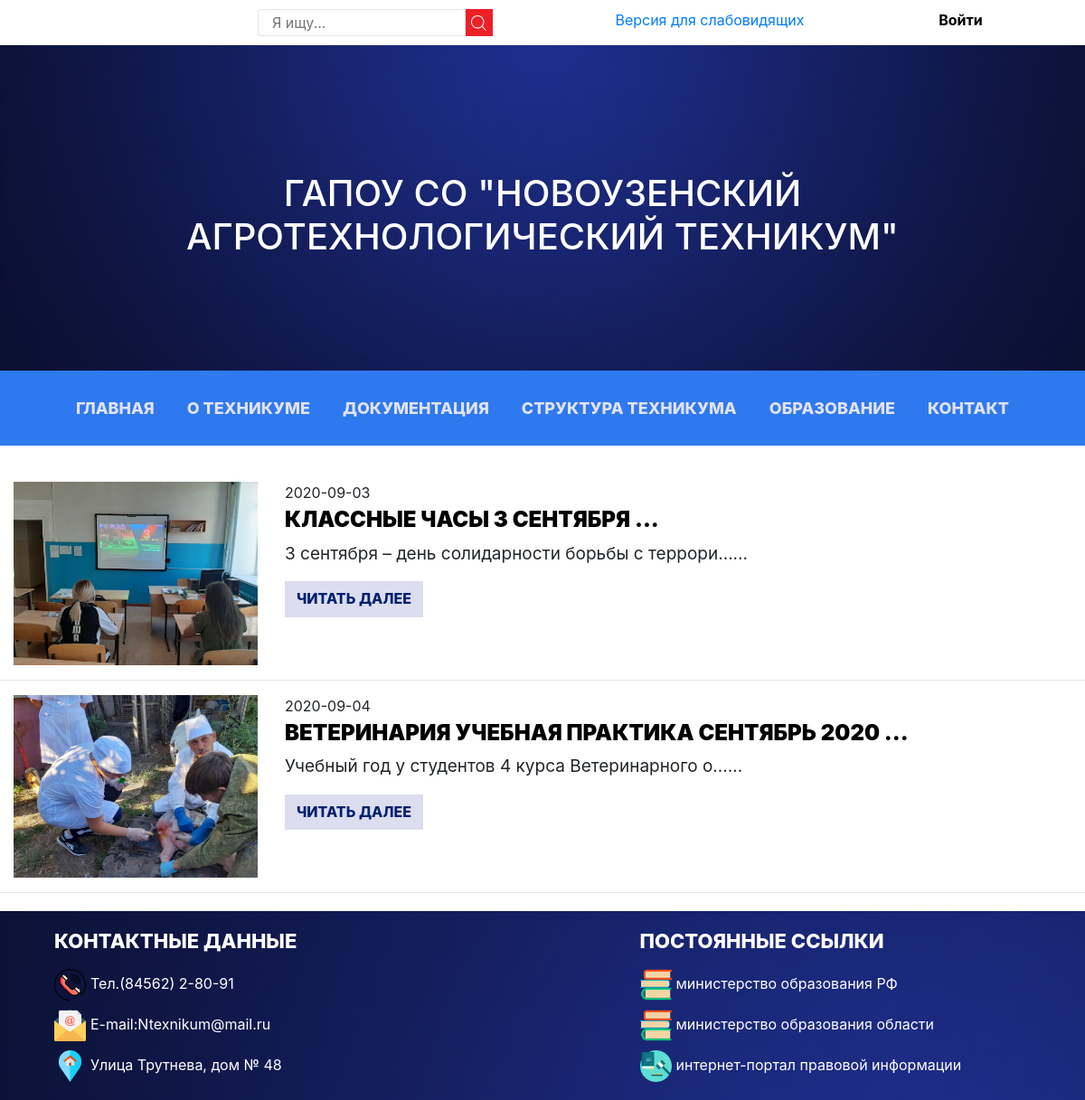
/parts/allnews.php, run on the app's committed database.
### tables this page shows
CREATE TABLE `blog` (
  `id` int(11) NOT NULL,
  `title` varchar(50) NOT NULL,
  `imge` text NOT NULL,
  `imge2` text NOT NULL,
  `imge3` text NOT NULL,
  `introtext` varchar(244) NOT NULL,
  `fulltext` text NOT NULL,
  `datetime` date NOT NULL
);

### parts/allnews.php (the view)
<?php
require_once 'header.php';
?>
      <div class="blog-post allnews">
        <?php
          require '../database/connection.php';
            $blog =$connection->query("SELECT * FROM blog ORDER BY id DESC");
            $blog = $blog->FetchAll(PDO::FETCH_ASSOC);
            foreach ($blog as $blogs) :
            ?>
        <div class="row blog-item__alnews">
          <div class="col-md-3">
             <a href=""><img src="<?php echo $blogs['imge'] ?>" class="blog-posts-thumbnail" alt="" width="100%"></a>
          </div>
          <div class="col-md-8">
            <div class="blog-posts-date"><?php echo $blogs['datetime']; ?></div>
            <h3 class="blog-posts-title-news"><?php echo '<a href=News.php?id='.$blogs['id'].'>'.$blogs['title'].'...</a>'?></h3>
            <p class="blog-posts-intro-news"><?php echo $blogs['introtext']; ?>...</p>
            <?php
            echo ' <a class="blog-posts-btn" href=News.php?id='.$blogs['id'].'>Читать Далее</a>'
             ?>
          </div>
          <div class="col-md-1"></div>
        </div>
        <hr>
      </div>
      <?php endforeach; ?>
<?php
require_once 'footer.php';
?>

### assets/css/style.css (style rules this page uses)
html { overflow-x: hidden; }
.allnews { margin-top: 40px; }
.blog-posts-btn { background-color: #dcddef; border: 0; text-transform: uppercase; color: #00206f; display: inline-block; margin-bottom: 0; text-align: center; vertical-align: middle; cursor: pointer; background-image: none; border: 1px solid transparent; white-space: nowrap; padding: 6px 12px; font-size: 16px; font-weight: 800!important; line-height: 1.6; -webkit-user-select: none; -moz-user-select: none; -ms-user-select: none; user-select: none; margin-bottom: 10px; }
.blog-posts-title-news a { font-size: 24px; text-decoration: none; color: #000; text-transform: uppercase; font-weight: 900; }
.blog-posts-intro-news { font-size: 19px; }

### data on the page
blog: imge (picture), datetime "2020-09-03", title "КЛАССНЫЕ ЧАСЫ 3 СЕНТЯБРЯ", introtext "3 сентября – день солидарности борьбы с террори..."
blog: imge (picture), datetime "2020-09-04", title "ВЕТЕРИНАРИЯ УЧЕБНАЯ ПРАКТИКА СЕНТЯБРЬ 2020", introtext "Учебный год у студентов 4 курса Ветеринарного о..."
